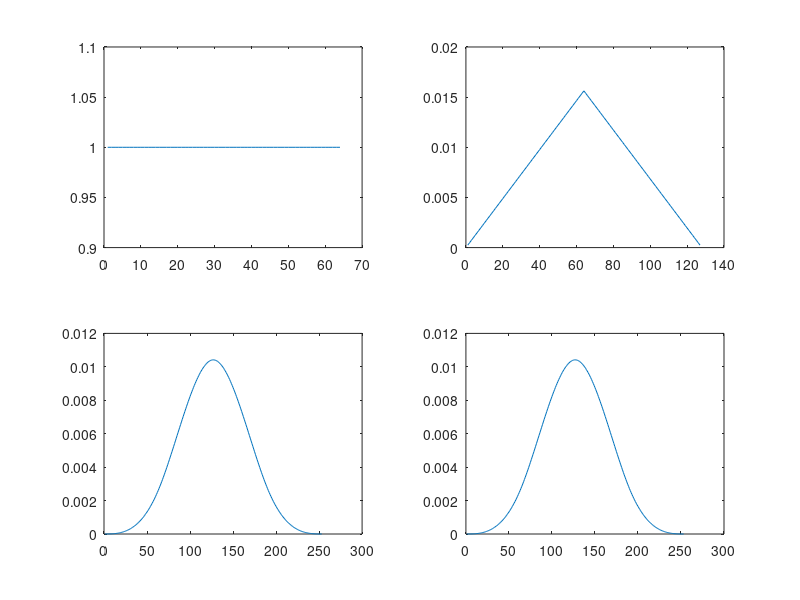

Reproduce this figure in MATLAB.
s1=ones(64,1);
imshow(s1)
n_s1=s1./sum(s1);
c1=conv(n_s1,n_s1);
n_c1=c1./sum(c1);
c2=conv(n_c1,n_c1);
n_c2=c2./sum(c2);
c3=conv(n_c2,n_c2)
n_c3=n_c2./sum(n_c2);
subplot(2,2,1),plot(s1);
subplot(2,2,2),plot(n_c1);
subplot(2,2,3),plot(n_c2);
subplot(2,2,4),plot(n_c3);